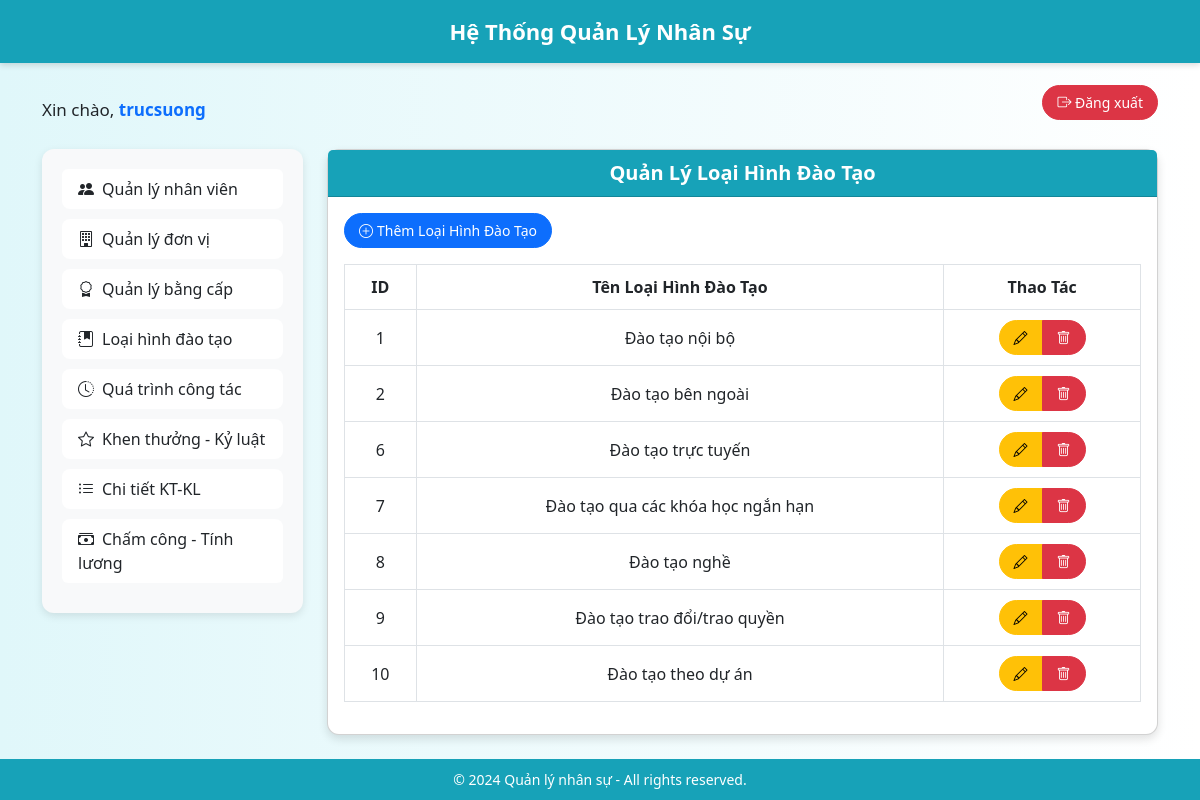
Screenshot of /admin/quanly_lhdt.php (signed in) with the database file from the repository.
### tables this page shows
CREATE TABLE `loaihinhdaotao` (
  `id` int(11) NOT NULL,
  `ten_loai_hinh_daotao` varchar(255) NOT NULL
);

### admin/quanly_lhdt.php (the view, shortened to what this page needs)
<?php
$conn = new mysqli('localhost', 'root', '', 'quanly_nhansu');
$sql = "SELECT * FROM loaihinhdaotao";
$result = $conn->query($sql);
?>
<!DOCTYPE html>
<html lang="vi">
<head>
    <link href="https://cdn.jsdelivr.net/npm/bootstrap@5.3.0-alpha1/dist/css/bootstrap.min.css" rel="stylesheet">
    <link href="https://cdn.jsdelivr.net/npm/bootstrap-icons@1.10.5/font/bootstrap-icons.css" rel="stylesheet">
</head>
<body>
    <div class="header">
        Hệ Thống Quản Lý Nhân Sự
    </div>
    <div class="container mt-3 d-flex justify-content-between align-items-center">
        <div class="greeting">
            Xin chào, <span class="text-primary fw-semibold"><?php echo htmlspecialchars($_SESSION['admin']); ?></span>
        </div>
        <a href="logout.php" class="btn btn-danger"><i class="bi bi-box-arrow-right"></i> Đăng xuất</a>
    </div>
    <div class="container">
        <div class="row mt-4">
            <div class="col-md-3">
                <div class="sidebar">
                    <div class="list-group">
                        <a href="quanly_nhanvien.php" class="list-group-item list-group-item-action"><i
                                class="bi bi-people-fill me-2"></i>Quản lý nhân viên</a>
                        <a href="quanly_donvi.php" class="list-group-item list-group-item-action"><i
                                class="bi bi-building me-2"></i>Quản lý đơn vị</a>
                        <a href="quanly_bangcap.php" class="list-group-item list-group-item-action"><i
                                class="bi bi-award me-2"></i>Quản lý bằng cấp</a>
                        <a href="quanly_lhdt.php" class="list-group-item list-group-item-action"><i
                                class="bi bi-journal-bookmark-fill me-2"></i>Loại hình đào tạo</a>
                        <a href="quanly_qtct.php" class="list-group-item list-group-item-action"><i
                                class="bi bi-clock-history me-2"></i>Quá trình công tác</a>
                        <a href="quanly_dmktkl.php" class="list-group-item list-group-item-action"><i
                                class="bi bi-star me-2"></i>Khen thưởng - Kỷ luật</a>
                        <a href="quanly_ctktkl.php" class="list-group-item list-group-item-action"><i
                                class="bi bi-list-ul me-2"></i>Chi tiết KT-KL</a>
                        <a href="quanly_cctlht.php" class="list-group-item list-group-item-action"><i
                                class="bi bi-cash-stack me-2"></i>Chấm công - Tính lương</a>
                    </div>
                </div>
            </div>
            <div class="col-md-9">
                <div class="card">
                    <div class="card-header">
                        Quản Lý Loại Hình Đào Tạo
                    </div>
                    <div class="card-body">
                        <a href="them_lhdt.php" class="btn btn-primary mb-3"><i class="bi bi-plus-circle me-1"></i>Thêm
                            Loại Hình Đào Tạo</a>
                        <div class="table-responsive">
                            <table class="table table-hover table-bordered">
                                <thead>
                                    <tr>
                                        <th>ID</th>
                                        <th>Tên Loại Hình Đào Tạo</th>
                                        <th>Thao Tác</th>
                                    </tr>
                                </thead>
                                <tbody>
                                    <?php
                                    if ($result->num_rows > 0) {
                                        while ($row = $result->fetch_assoc()) {
                                            echo "<tr>
                                                    <td>{$row['id']}</td>
                                                    <td>{$row['ten_loai_hinh_daotao']}</td>
                                                    <td>
                                                        <div class='btn-group' role='group'>
                                                            <a href='sua_lhdt.php?id={$row['id']}' class='btn btn-warning btn-sm'><i class='bi bi-pencil'></i></a>
                                                            <a href='xoa_lhdt.php?id={$row['id']}' class='btn btn-danger btn-sm' onclick='return confirm(\"Bạn có chắc chắn muốn xóa?\")'><i class='bi bi-trash'></i></a>
                                                        </div>
                                                    </td>
                                                </tr>";
                                        }
                                    } else {
                                        echo "<tr><td colspan='3' class='text-center text-muted'>Không có dữ liệu</td></tr>";
                                    }
                                    ?>
                                </tbody>
                            </table>
                        </div>
                    </div>
                </div>
            </div>
        </div>
    </div>
    <div class="footer mt-4">
        &copy; 2024 Quản lý nhân sự - All rights reserved.
    </div>
</body>
</html>

### admin/quanly_lhdt.php (style rules this page uses)
html, body { height: 100%; display: flex; flex-direction: column; }
body { background: linear-gradient(to right, #e0f7fa, #ffffff); font-family: 'Segoe UI', sans-serif; }
.container { flex: 1; }
.header { background-color: #17a2b8; color: white; padding: 15px 0; text-align: center; font-size: 22px; font-weight: 600; box-shadow: 0 2px 6px rgba(0, 0, 0, 0.15); }
.greeting { font-size: 17px; margin-top: 15px; }
.sidebar { background-color: #f8f9fa; padding: 20px; border-radius: 12px; box-shadow: 0 3px 8px rgba(0, 0, 0, 0.1); }
.list-group-item { border: none; border-radius: 8px; margin-bottom: 10px; transition: all 0.3s ease; }
.card { border-radius: 12px; box-shadow: 0 4px 10px rgba(0, 0, 0, 0.12); }
.card-header { background-color: #17a2b8; color: white; font-weight: bold; font-size: 20px; text-align: center; }
.table th, .table td { text-align: center; vertical-align: middle; padding: 10px; }
.btn { border-radius: 30px; padding: 6px 14px; font-size: 14px; }
.footer { background-color: #17a2b8; color: white; text-align: center; padding: 10px 0; margin-top: 40px; font-size: 14px; }

### rows the page displays
loaihinhdaotao: id "1", ten_loai_hinh_daotao "Đào tạo nội bộ"
loaihinhdaotao: id "2", ten_loai_hinh_daotao "Đào tạo bên ngoài"
loaihinhdaotao: id "6", ten_loai_hinh_daotao "Đào tạo trực tuyến"
loaihinhdaotao: id "7", ten_loai_hinh_daotao "Đào tạo qua các khóa học ngắn hạn"
loaihinhdaotao: id "8", ten_loai_hinh_daotao "Đào tạo nghề"
loaihinhdaotao: id "9", ten_loai_hinh_daotao "Đào tạo trao đổi/trao quyền"
loaihinhdaotao: id "10", ten_loai_hinh_daotao "Đào tạo theo dự án"

### other values shown
$_SESSION['admin'] "trucsuong"
